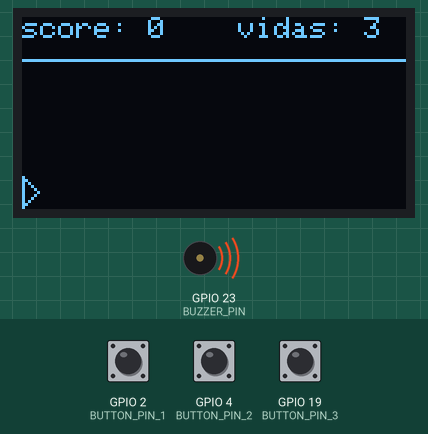
A program run on a simulated ESP32. Parts: 128×64 one-colour display, buzzer (waves = sounding). Inputs (shaded band) come from the test bench; at power-on: GPIO 19 (BUTTON_PIN_3) HIGH, GPIO 2 (BUTTON_PIN_1) LOW, GPIO 4 (BUTTON_PIN_2) HIGH. Random numbers use the default seed unless the program sets one.

Above: at 3.12 s.
3.4 s: GPIO 19 (BUTTON_PIN_3) pulled LOW for 3.2 s
At 3.79 s:
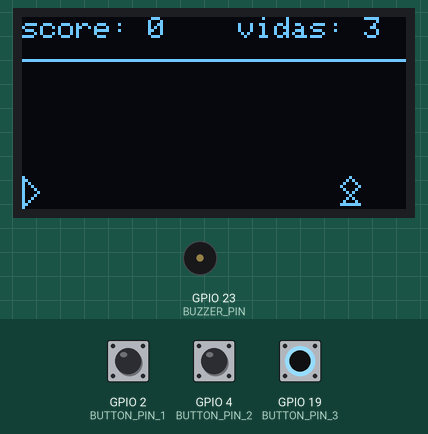
7.2 s: GPIO 19 (BUTTON_PIN_3) pulled LOW for 1 s
At 7.94 s:
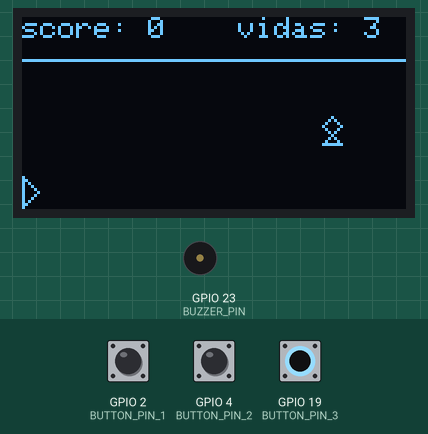
8.8 s: GPIO 19 (BUTTON_PIN_3) pulled LOW for 1 s
At 9.18 s:
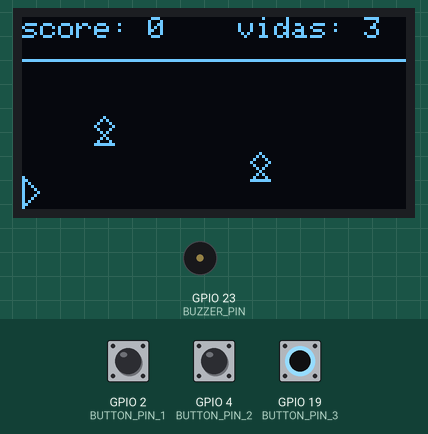
Timing chart, 0 to 19.4 s (numbered marks = the images above; inputs shaded):
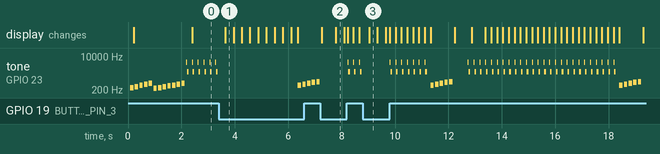

The program:

main.cpp
```cpp
#include <Wire.h>
#include <Adafruit_SSD1306.h>
#include <Adafruit_GFX.h>
#include <vector>

#include "../include/matrix.h"
#include "../include/menu.h"
#include "../include/spaceship.h"
#include "../include/buffer.h"
#include "../include/staticEntity.h"
#include "../include/enemies.h"
#include "../include/sound.h"

#define SCREEN_WIDTH 128 // Largura da tela em pixels
#define SCREEN_HEIGHT 64 // Altura da tela em pixels

#define OLED_RESET -1 // RST não conectado
#define OLED_ADDRESS 0x3C

#define BUTTON_PIN_1 2
#define BUTTON_PIN_2 4
#define BUTTON_PIN_3 19

Adafruit_SSD1306 display(SCREEN_WIDTH, SCREEN_HEIGHT, &Wire, OLED_RESET);

// Buffer que representa a tela
#define BUFFER_HEIGHT SCREEN_HEIGHT - MENU_HEIGHT

#define GAME_BUFFER_START MENU_HEIGHT
Buffer *gameBuffer;

void updateDisplayFromBuffer(Buffer *buffer)
{
  // Limpa o buffer do display

  for (int y = 0; y < SCREEN_HEIGHT; y++)
  {
    for (int x = 0; x < SCREEN_WIDTH; x++)
    {
      if (buffer->getMatrixValue(y, x) == 1)
      {
        display.drawPixel(x, y, WHITE); // Desenha um pixel branco na posição (x, y)
      }
    }
  }
}

#define SPACE_WIDTH 6
#define SPACE_HEIGHT 11

int spaceship_x_pos = 1;                                                // Posição X inicial da imagem
int spaceship_y_pos = (SCREEN_HEIGHT / 2) - MENU_HEIGHT;                // Posição Y inicial da imagem
int spaceship_max_y_pos = SCREEN_HEIGHT - (MENU_HEIGHT + SPACE_HEIGHT); // Posição Y inicial da imagem
Spaceship *spaceship;

typedef struct
{
  StaticEntity *blok;
  int laser_timer;
  bool is_laser_able;
} Laser;
Laser laser;
Buffer *menu;
int score = 0;
int lives = 3;
void setupMenu()
{

  StaticEntity *menu_text = new StaticEntity(MENU_HEIGHT, SCREEN_WIDTH, 0, 0);
  menu_text->populateMatrix(0);

  for (int i = 0; i < SCREEN_WIDTH; i++)
  {
    menu_text->setMatrixValue(MENU_HEIGHT - 1, i, 1);
  }
  menu->drawImageFromMatrix(menu_text, 0, 0);
  display.setTextSize(1);      // Tamanho do texto
  display.setTextColor(WHITE); // Cor do texto
  display.setCursor(0, 0);     // Posição inicial do texto (x, y)

  // Exibe "Hello, world!" na tela
  display.display();
}

void showSideBar()
{
  display.setTextSize(1);      // Tamanho do texto
  display.setTextColor(WHITE); // Cor do texto
  display.setCursor(0, 0);     // Posição inicial do texto (x, y)

  display.printf("score: %d    vidas: %d", score, lives);
}

void loseGameMsg()
{
  display.clearDisplay();
  display.setTextSize(1);      // Tamanho do texto
  display.setTextColor(WHITE); // Cor do texto
  display.setCursor(0, 0);     // Posição inicial do texto (x, y)

  // Exibe "Hello, world!" na tela
  display.println("voce perdeu");
  display.setTextSize(2);
  display.printf("\nscore: %d", score);
  display.display();
}

void initializeGameMsg()
{
  display.clearDisplay();
  display.setTextSize(2);      // Tamanho do texto
  display.setTextColor(WHITE); // Cor do texto
  display.setCursor(0, 0);     // Posição inicial do texto (x, y)

  // Exibe "Hello, world!" na tela
  display.println("Pressione algum botao para comecar");
  display.display();
}

std::vector<Enemies *> enemies_list;

void setup()
{
  Serial.begin(9600);
  randomSeed(analogRead(0));

  if (!display.begin(SSD1306_SWITCHCAPVCC, OLED_ADDRESS))
  {
    Serial.println(F("SSD1306 allocation failed"));
    for (;;)
      ; // Não faça nada se falhar
  }
  setupSound();
  // button setup
  pinMode(BUTTON_PIN_1, INPUT);
  pinMode(BUTTON_PIN_2, INPUT);
  pinMode(BUTTON_PIN_3, INPUT);

  display.clearDisplay(); // Limpa o buffer do display

  gameBuffer = new Buffer(SCREEN_HEIGHT, SCREEN_WIDTH);
  gameBuffer->populateMatrix(0);
  menu = new Buffer(MENU_HEIGHT, SCREEN_WIDTH);
  setupMenu();

  spaceship = new Spaceship(SPACE_HEIGHT, SPACE_WIDTH,
                            spaceship_y_pos, spaceship_x_pos,
                            spaceship_max_y_pos, SCREEN_WIDTH,
                            1, 1);
  laser.blok = new StaticEntity(1, 10, spaceship_y_pos, 20);
  laser.blok->populateMatrix(1);
  laser.is_laser_able = true;
  laser.laser_timer = 5;

  initializeGameMsg();
  while (digitalRead(BUTTON_PIN_1) == LOW &&
         digitalRead(BUTTON_PIN_2) == LOW &&
         digitalRead(BUTTON_PIN_3) == LOW)
  {
    ;
  }
  playInitialSound();
}
void remove_enemie(int index)
{

  delete enemies_list[index];                       // Libera a memória do objeto
  enemies_list.erase(enemies_list.begin() + index); // Remove o ponteiro do vetor
}
void check_collision_with_enemies()
{
  for (int i = 0; i < enemies_list.size(); i++)
  {
    Enemies *enemy = enemies_list[i];

    int laserY = laser.blok->getCurrentY();
    int enemyY = enemy->getCurrentY();
    int laserWidth = laser.blok->getWidth();
    int laserHeight = laser.blok->getHeight();
    int enemyWidth = enemy->getWidth();
    int enemyHeight = enemy->getHeight();

    // Verifica se há interseção entre o laser e o inimigo

    if (
        (laserY + MENU_HEIGHT >= enemyY) &&
        (laserY <= enemyY + enemyHeight - MENU_HEIGHT))
    {

      remove_enemie(i);
      score++;
      break;
    }
  }
}

void handle_actions()
{
  int up_btn_state = digitalRead(BUTTON_PIN_1);
  int down_btn_state = digitalRead(BUTTON_PIN_2);
  int laser_btn_state = digitalRead(BUTTON_PIN_3);

  if (up_btn_state == HIGH)
  {
    spaceship->moveUp();
    spaceship->increaseSpeed();
    spaceship->increaseSpeed();
  }
  if (down_btn_state == HIGH)
  {
    spaceship->moveDown();
    spaceship->increaseSpeed();
    spaceship->increaseSpeed();
  }

  if (up_btn_state == LOW && down_btn_state == LOW)
  {
    spaceship->setSpeed(3);
  }

  if (laser_btn_state == HIGH && laser.is_laser_able)
  {

    laser.blok->setCurrentX(SCREEN_WIDTH / 5);

    int spaceship_center_position = spaceship->getCurrentY() + spaceship->getHeight() / 2;
    laser.blok->setCurrentY(spaceship_center_position); // Começa do centro do foguete
    gameBuffer->drawImageFromMatrix(laser.blok, laser.blok->getCurrentY() + GAME_BUFFER_START, 20);

    playLaserSound();
    laser.is_laser_able = false;

    check_collision_with_enemies();
  }

  if (!laser.is_laser_able)
  {
    laser.laser_timer--;
    if (laser.laser_timer == 0)
    {
      laser.is_laser_able = true;
      laser.laser_timer = 5;
    }
  }
}

int enemies_clock = 25;

void enemies_move(Enemies *enemies, int index)
{
  enemies->moveLeft();
  if (enemies->getCurrentX() == 0)
  {
    enemies->setCurrentX(0);
    lives--;
    remove_enemie(index);
  }
}

static float difculty_level_step = 0.1;
int enemies_speed = 2;
void handle_enimies()
{

  difculty_level_step += 0.1;

  if ((int)difculty_level_step % 20 == 0 && (int)difculty_level_step != 0)
  {
    enemies_speed++;
    difculty_level_step += 1;
  }
  if (enemies_clock == 0)
  {

    for (int i = 0; i < enemies_speed - 1; i++)
    {

      int random_y_position = random(GAME_BUFFER_START, SCREEN_HEIGHT - 10);
      Enemies *new_enemie = new Enemies(10, 7, random_y_position, SCREEN_WIDTH, enemies_speed, SCREEN_HEIGHT, SCREEN_WIDTH, 0, 0);
      enemies_list.push_back(new_enemie);
    }

    // int factor = enemies_speed - 2;

    // enemies_clock = 30 - factor;

    enemies_clock = 25;
  }
  else
  {
    enemies_clock--;
  }
}

void endGame()
{
  playGameOverSound();
  int up_btn_state = digitalRead(BUTTON_PIN_1);
  int down_btn_state = digitalRead(BUTTON_PIN_2);
  int laser_btn_state = digitalRead(BUTTON_PIN_3);
  loseGameMsg();
  if (enemies_list.size() > 0)
  {
    for (int i = 0; i < enemies_list.size(); i++)
    {
      remove_enemie(i);
    }
  }

  while (up_btn_state == LOW && down_btn_state == LOW && laser_btn_state == LOW)
  {
    up_btn_state = digitalRead(BUTTON_PIN_1);
    down_btn_state = digitalRead(BUTTON_PIN_2);
    laser_btn_state = digitalRead(BUTTON_PIN_3);
  }
  score = 0;
  enemies_speed = 2;
  difculty_level_step = 0.1;
  lives = 3;
}

void loop()
{

  if (lives <= 0)
  {
    endGame();
    delay(500);
  }
  gameBuffer->resetBuffer();

  // draw menu
  // drawImageFromMatrix(menu, 0, 0);
  handle_actions();

  handle_enimies();
  for (int i = 0; i < enemies_list.size(); i++)
  {
    enemies_move(enemies_list[i], i);

    gameBuffer->drawImageFromMatrix(enemies_list[i], enemies_list[i]->getCurrentY(), enemies_list[i]->getCurrentX());
  }

  // draw image
  gameBuffer->drawImageFromMatrix(spaceship, spaceship->getCurrentY() + MENU_HEIGHT, 0);
  display.clearDisplay();
  updateDisplayFromBuffer(gameBuffer);
  updateDisplayFromBuffer(menu);
  showSideBar();
  display.display();
}
```

buffer.h
```cpp
#pragma once

#include "./matrix.h"
class Buffer : public Matrix
{
private:
public:
  Buffer(int height, int width);
  void resetBuffer();
  void drawImageFromMatrix(Matrix *image, int y, int x);
};
```

dinamycEntity.h
```cpp
#pragma once
#include "./entity.h"
class DynamicEntity : public Entity
{
protected:
  int speed;
  int min_y;
  int min_x;
  int max_y;
  int max_x;

public:
  DynamicEntity(int initial_y, int initial_x, int max_y, int max_x, int min_y, int min_x);
  virtual void moveUp() = 0;
  virtual void moveDown() = 0;
  virtual void moveLeft() = 0;
  virtual void moveRight() = 0;
  void increaseSpeed();
};
```

enemies.h
```cpp
#pragma once

#include "./matrix.h"
#include "./dinamycEntity.h"

class Enemies : public Matrix, public DynamicEntity
{
public:
  Enemies(int height, int width,
          int initial_y, int initial_x, int speed,
          int max_y, int max_x,
          int min_y, int min_x);

  void moveUp() override;
  void moveDown() override;
  void moveLeft() override;
  void moveRight() override;

  // static Enemies *createEnemies(int height, int width,
  //                               int initial_y, int initial_x,
  //                               int max_y, int max_x,
  //                               int min_y, int min_x);
};
```

entity.h
```cpp
#pragma once

// #include "./matrix.h"

class Entity
{
protected:

  int y;
  int x;

public:
  Entity(int initial_y, int initial_x);
  void setCurrentY(int y);
  void setCurrentX(int x);
  int getCurrentY();
  int getCurrentX();
};
```

matrix.h
```cpp
#pragma once
#include <Wire.h>

class Matrix
{
protected:
  int **matrix;
  int height;
  int width;

public:
  Matrix(int height, int width);
  ~Matrix();
  Matrix *createInverseMatrix();
  void populateMatrix(int value);
  int **getMatrix();
  int getHeight();
  int getWidth();
  void setMatrixValue(int i, int j, int value);
  int getMatrixValue(int i, int j);
};
```

menu.h
```cpp
#pragma once
#include "./matrix.h"

#define MENU_HEIGHT 15
// Matrix createMenuMatrix();
```

pitches.h
```cpp
/*************************************************
 * Public Constants
 *************************************************/

#define NOTE_B0  31
#define NOTE_C1  33
#define NOTE_CS1 35
#define NOTE_D1  37
#define NOTE_DS1 39
#define NOTE_E1  41
#define NOTE_F1  44
#define NOTE_FS1 46
#define NOTE_G1  49
#define NOTE_GS1 52
#define NOTE_A1  55
#define NOTE_AS1 58
#define NOTE_B1  62
#define NOTE_C2  65
#define NOTE_CS2 69
#define NOTE_D2  73
#define NOTE_DS2 78
#define NOTE_E2  82
#define NOTE_F2  87
#define NOTE_FS2 93
#define NOTE_G2  98
#define NOTE_GS2 104
#define NOTE_A2  110
#define NOTE_AS2 117
#define NOTE_B2  123
#define NOTE_C3  131
#define NOTE_CS3 139
#define NOTE_D3  147
#define NOTE_DS3 156
#define NOTE_E3  165
#define NOTE_F3  175
#define NOTE_FS3 185
#define NOTE_G3  196
#define NOTE_GS3 208
#define NOTE_A3  220
#define NOTE_AS3 233
#define NOTE_B3  247
#define NOTE_C4  262
#define NOTE_CS4 277
#define NOTE_D4  294
#define NOTE_DS4 311
#define NOTE_E4  330
#define NOTE_F4  349
#define NOTE_FS4 370
#define NOTE_G4  392
#define NOTE_GS4 415
#define NOTE_A4  440
#define NOTE_AS4 466
#define NOTE_B4  494
#define NOTE_C5  523
#define NOTE_CS5 554
#define NOTE_D5  587
#define NOTE_DS5 622
#define NOTE_E5  659
#define NOTE_F5  698
#define NOTE_FS5 740
#define NOTE_G5  784
#define NOTE_GS5 831
#define NOTE_A5  880
#define NOTE_AS5 932
#define NOTE_B5  988
#define NOTE_C6  1047
#define NOTE_CS6 1109
#define NOTE_D6  1175
#define NOTE_DS6 1245
#define NOTE_E6  1319
#define NOTE_F6  1397
#define NOTE_FS6 1480
#define NOTE_G6  1568
#define NOTE_GS6 1661
#define NOTE_A6  1760
#define NOTE_AS6 1865
#define NOTE_B6  1976
#define NOTE_C7  2093
#define NOTE_CS7 2217
#define NOTE_D7  2349
#define NOTE_DS7 2489
#define NOTE_E7  2637
#define NOTE_F7  2794
#define NOTE_FS7 2960
#define NOTE_G7  3136
#define NOTE_GS7 3322
#define NOTE_A7  3520
#define NOTE_AS7 3729
#define NOTE_B7  3951
#define NOTE_C8  4186
#define NOTE_CS8 4435
#define NOTE_D8  4699
#define NOTE_DS8 4978
 
```

sound.h
```cpp
#pragma once
#include "./pitches.h"
#define BUZZER_PIN 23

const int BUZZER_CHANNEL = 0;

void setupSound();
void playLaserSound();
void playGameOverSound();
void playInitialSound();
```

spaceship.h
```cpp
#pragma once
#include "./matrix.h"
#include "./dinamycEntity.h"

class Spaceship : public Matrix, public DynamicEntity
{
public:
  Spaceship(int height, int width,
            int initial_y, int initial_x,
            int max_y, int max_x,
            int min_y, int min_x);
  void moveUp() override;
  void moveDown() override;
  void moveLeft() override;
  void moveRight() override;
  void setSpeed(int speed);
  void multSpeed(int t);
};
```

staticEntity.h
```cpp
#pragma once
#include "./entity.h"
#include "./matrix.h"

class StaticEntity : public Entity, public Matrix
{
private:
  /* data */
public:
  StaticEntity(int height, int width, int initial_y, int initial_x);
};
```

buffer.cpp
```cpp
#include "../include/buffer.h"

Buffer::Buffer(int height, int width) : Matrix(height, width)
{
}

void Buffer::drawImageFromMatrix(Matrix *image, int yOffset, int xOffset)
{
  for (int i = 0; i < image->getHeight(); i++)
  {
    for (int j = 0; j < image->getWidth(); j++)
    {
      if ((j + xOffset >= 0 && j + xOffset < this->width) &&
          (i + yOffset >= 0 && i + yOffset < this->height))
      {
        if (image->getMatrixValue(i, j) == 1)
        {
          this->setMatrixValue(i + yOffset, j + xOffset, 1);
        }
      }
    }
  }
}

void Buffer::resetBuffer()
{
  this->populateMatrix(0);
}
```

dinamycEntity.cpp
```cpp
#include "../include/dinamycEntity.h"

DynamicEntity::DynamicEntity(int initial_y, int initial_x, int max_y, int max_x, int min_y, int min_x) : Entity(initial_y, initial_x)
{
  this->min_y = min_y;
  this->min_x = min_x;
  this->max_y = max_y;
  this->max_x = max_x;
}

void DynamicEntity::increaseSpeed()
{
  this->speed++;
}
```

enemies.cpp
```cpp
#include "../include/enemies.h"

Enemies::Enemies(int height, int width,
                 int initial_y, int initial_x, int speed,
                 int max_y, int max_x,
                 int min_y, int min_x)
    : Matrix(height, width),
      DynamicEntity(initial_y, initial_x, max_y, max_x, min_y, min_x)
{
  this->speed = speed;
  const int values[height][height] = {
      {0, 0, 0, 1, 0, 0, 0},
      {0, 0, 1, 0, 1, 0, 0},
      {0, 1, 0, 0, 0, 1, 0},
      {1, 0, 0, 0, 0, 0, 1},
      {0, 1, 0, 0, 0, 1, 0},
      {0, 0, 1, 0, 1, 0, 0},
      {0, 0, 0, 1, 0, 0, 0},
      {0, 0, 1, 0, 1, 0, 0},
      {0, 1, 0, 0, 0, 1, 0},
      {1, 1, 1, 1, 1, 1, 1}};

  // Copia os valores para a matriz alocada
  for (int i = 0; i < this->height; ++i)
  {
    for (int j = 0; j < this->width; ++j)
    {
      this->matrix[i][j] = values[i][j];
    }
  }
}

void Enemies::moveUp()
{
  this->y -= speed;
  if (this->y < this->min_y)
  {
    this->y = this->min_y;
  }
}
void Enemies::moveDown()
{
  this->y += speed;
  if (this->y > this->max_y)
  {
    this->y = this->max_y;
  }
}

void Enemies::moveLeft()
{
  this->x -= speed;
  if (this->x < this->min_x)
  {
    this->x = this->min_x;
  }
}

void Enemies::moveRight()
{
  this->x += speed;
  if (this->x > this->max_x)
  {
    this->x = this->max_x;
  }
}
```

entity.cpp
```cpp
#include "../include/entity.h"

Entity::Entity(int initial_y, int initial_x)
{

  this->y = initial_y;
  this->x = initial_x;
}

int Entity::getCurrentY()
{
  return this->y;
}

int Entity::getCurrentX()
{
  return this->x;
}

void Entity::setCurrentY(int y)
{
  this->y = y;
}

void Entity::setCurrentX(int x)
{
  this->x = x;
}
```

matrix.cpp
```cpp
#include "../include/matrix.h"

Matrix::~Matrix()
{
  for (int i = 0; i < height; ++i)
  {
    delete[] this->matrix[i];
  }
  delete[] this->matrix;
}

Matrix::Matrix(int height, int width)
{

  int **matrix = new int *[height];
  for (int i = 0; i < height; ++i)
  {
    matrix[i] = new int[width];

    memset(matrix[i], 0, width * sizeof(int));
  }

  this->matrix = matrix;
  this->height = height;
  this->width = width;
}

Matrix *Matrix::createInverseMatrix()
{

  Matrix *inverse = new Matrix(this->height, this->width);

  for (int i = 0; i < this->height; ++i)
  {
    for (int j = 0; j < this->width; ++j)
    {
      inverse->matrix[i][j] = !this->matrix[i][j];
    }
  }

  return inverse;
}

void Matrix::populateMatrix(int value)
{
  for (int i = 0; i < this->height; ++i)
  {
    for (int j = 0; j < this->width; ++j)
    {
      this->setMatrixValue(i, j, value);
    }
  }
}

int Matrix::getWidth()
{
  return this->width;
}

int Matrix::getHeight()
{
  return this->height;
}

int **Matrix::getMatrix()
{
  return this->matrix;
}

void Matrix::setMatrixValue(int i, int j, int value)
{
  if (i < this->height && j < this->width)
  {

    this->matrix[i][j] = value;
  }
}

int Matrix::getMatrixValue(int i, int j)
{
  if (i < this->height && j < this->width)
  {
    return this->matrix[i][j];
  }
  return -1;
}
```

menu.cpp
```cpp
#include "../include/menu.h"
#define SCREEN_WIDTH 128

// Matrix createMenuMatrix()
// {

//   Matrix menu = createMatrix(16, SCREEN_WIDTH);

//   for (int i = 0; i < 16; i++)
//   {
//     for (int j = 0; j < SCREEN_WIDTH; j++)
//     {
//       menu.matrix[i][j] = 0;

//       if (i == 15)
//       {
//         menu.matrix[i][j] = 1;
//       }
//     }
//   }

//   return menu;
// }
```

staticEntity.cpp
```cpp
#include "../include/staticEntity.h"

StaticEntity::StaticEntity(int height, int width,
                           int initial_y, int initial_x) : Entity(initial_y, initial_x), Matrix(height, width) {}
```

Source omitted: sound.cpp (1908 bytes), spaceship.cpp (1269 bytes)

Measured:
- by itself, tone on GPIO 23 (BUZZER_PIN): plays 5000 Hz for 0.03 s, 1666 Hz for 0.06 s, 5000 Hz for 0.03 s, 1666 Hz for 0.06 s, 5000 Hz for 0.03 s, 1666 Hz for 0.06 s … (76 notes in this stretch)
